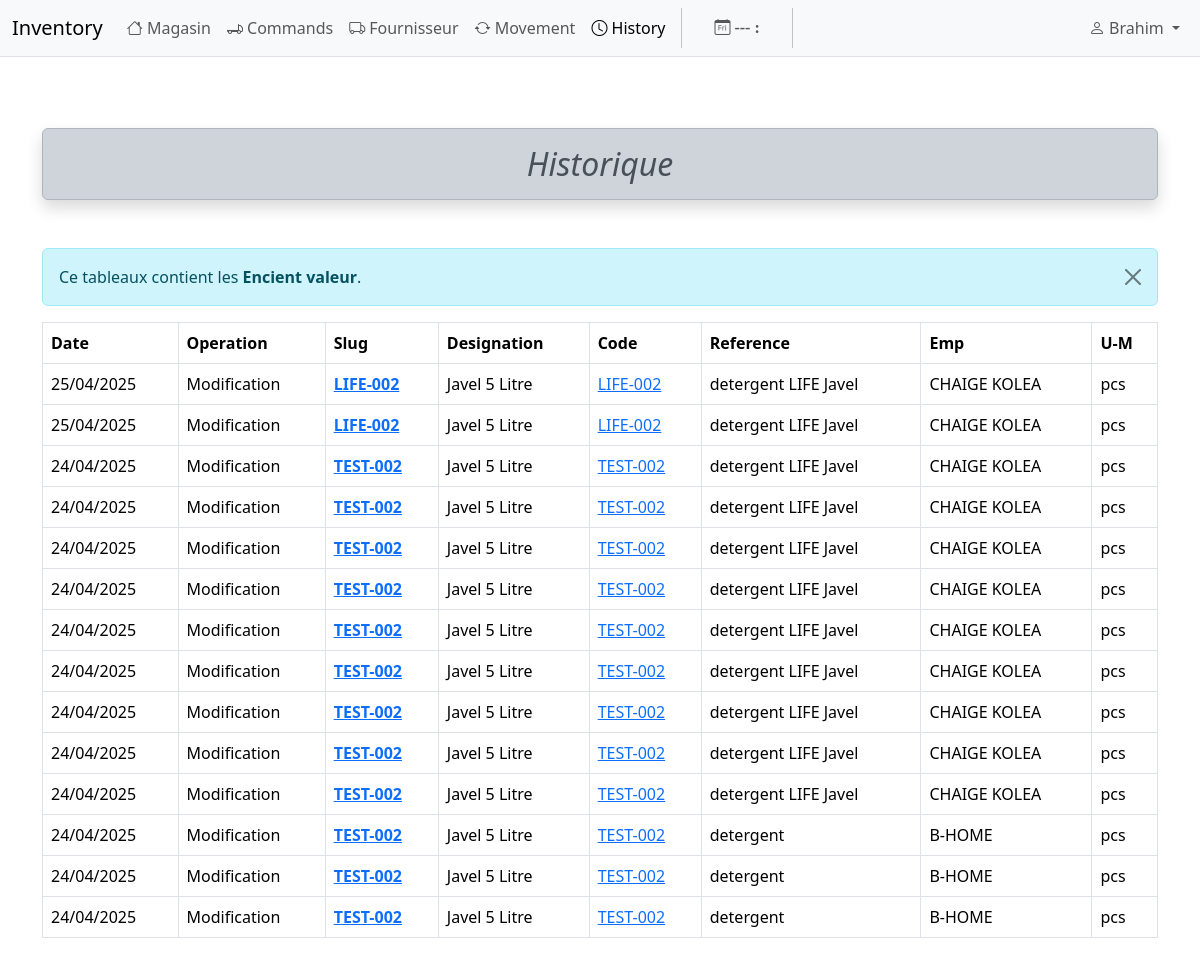
Screenshot of /magasin/history/3177/ (signed in) with the database file from the repository.
### magasin/models.py (models this page shows, shortened)
class MagasinLog(models.Model):
    log_date = models.DateTimeField()
    operation = models.CharField(max_length=30)
    art_id = models.IntegerField(db_index=True)
    slug = models.SlugField(max_length=200, db_index=True)
    designation = models.CharField(max_length=255, db_index=True, null=True, blank=True)
    code = models.CharField(max_length=100, db_index=True, null=True, blank=True)
    ref = models.CharField(max_length=255, db_index=True, null=True, blank=True)
    umesure = models.CharField(max_length=50, null=True, blank=True)
    emp = models.CharField(max_length=50, null=True, blank=True)
    class Meta:
        ordering = ('-log_date', 'slug')

### magasin/views.py (the view)
# urls.py: path('magasin/history', views.magasin_log, name='magasin_log'),                         # article history
@login_required
def magasin_log(request, art_id=None):
    hijri = functions.hijri_()
    nbar = 'history'
    if art_id:
        articles = get_list_or_404(models.MagasinLog, art_id=art_id)
    else:
        articles = models.MagasinLog.objects.all()
    context = {'articles': articles, 'hijri': hijri, 'nbar': nbar}
    return render(request, 'magasin/article/history.html', context)

### magasin/functions.py (called while the page is built)
def hijri_():
    tday = date.today()
    hijri = HijriDate(tday.year, tday.month, tday.day, gr=True)
    return hijri

### magasin/templates/magasin/article/history.html (shortened to what this page needs)
{% extends "magasin/base.html" %}
{% load static %}
{% load widget_tweaks %}
{% block content %}
<div class="container">
    <h2 class="alert alert-dark my-5 fst-italic rounded text-center shadow">
        Historique
    </h2>
    <div class="alert alert-info alert-dismissible fade show" role="alert">
        Ce tableaux contient les <strong>Encient valeur</strong>.
        <button type="button" class="btn-close" data-bs-dismiss="alert" aria-label="Close"></button>
    </div>
    <div class="table-responsive">
    <table class="table table-bordered table-hover align-middle">
        <thead class="thead-dark">
            <tr>
                <th scope="col">Date</th>
                <th scope="col">Operation</th>
                <th scope="col">Slug</th>
                <th scope="col">Designation</th>
                <th scope="col">Code</th>
                <th scope="col">Reference</th>
                <th scope="col">Emp</th>
                <th scope="col">U-M</th>
            </tr>
        </thead>
        <tbody>
            {% for article in articles %}
            <tr>
                <td>{{ article.log_date|date:"d/m/Y" }}</td>
                <td>{{ article.operation }}</td>
                <th scope="row"><a href="{% url "magasin:magasin_log_article" article.art_id %}">
                        {{ article.slug|upper }}</a>
                </th>
                <td>{{ article.designation|truncatechars:25 }}</td>
                <td><a href="{% url "magasin:article_detail" article.art_id article.slug %}">{{ article.code }}<a></td>
                <td>{{ article.ref|truncatechars:20 }}</td>
                <td>{{ article.emp }}</td>
                <td>{{ article.umesure }}</td>
            </tr>
            {% endfor %}
        </tbody>
    </table>
    </div>
</div>
{% endblock %}

### magasin/templates/magasin/base.html (shortened to what this page needs)
{% load static %}
<!DOCTYPE html>
<html data-bs-theme="light" lang="en">
    <head>
        <link rel="stylesheet" href="{% static "css/bootstrap.min.css" %}">
        <link rel="stylesheet" href="{% static "css/bootstrap-icons.min.css" %}">
        <link rel="stylesheet" href="{% static "css/main.css" %}">
    </head>
    <body>
        <nav class="navbar navbar-expand-lg mr-auto border-bottom border-body fixed-top bg-body-tertiary">
            <div class="container-fluid">
                <a class="navbar-brand" href="{% url "magasin:dashboard" %}">Inventory</a>
                <div class="collapse navbar-collapse" id="app-nav">
                    <ul class="navbar-nav me-auto">
                        {% if request.user.is_authenticated %}
                        <li class="nav-item ">
                            <a class="nav-link {% if nbar == "magasin" %}active{% endif %}"
                               href="{% url "magasin:article_list" %}">
                                <i class="bi bi-house"></i> Magasin
                            </a>
                        </li>
                        <li class="nav-item ">
                            <a class="nav-link {% if nbar == "command" %}active{% endif %}"
                               href="{% url "magasin:manage_command" %}">
                                <i class="bi bi-truck-flatbed"></i> Commands
                            </a>
                        </li>
                        <li class="nav-item">
                            <a class="nav-link {% if nbar == "fournisseur" %}active{% endif %}"
                               href="{% url "fournisseur:fourniss_list" %}">
                                <i class="bi bi-truck me-1"></i>Fournisseur
                            </a>
                        </li>
                        <li class="nav-item ">
                            <a class="nav-link {% if nbar == "movement" %}active{% endif %}"
                               href="{% url "magasin:movement" %}">
                                <i class="bi bi-arrow-repeat"></i> Movement
                            </a>
                        </li>
                        <li class="nav-item ">
                            <a class="nav-link {% if nbar == "history" %}active{% endif %}"
                               href="{% url "magasin:magasin_log" %}">
                                <i class="bi bi-clock"></i> History
                            </a>
                        </li>
                        {% endif %}
                        <li class="nav-item">
                        </li>
                        <span class="navbar-text hijri_date fw-bold px-4">
                            <i class="bi bi-calendar-day"></i>
                            ---
                            {{ hijri.day_name }}: {{ hijri.day }} {{ hijri.month_name }} {{ hijri.year }}
                        </span>
                        <li class="nav-item">
                        </li>
                    </ul>
                    {% if request.user.is_authenticated %}
                        <ul class="navbar-nav ms-auto">
                            <li class="nav-item dropdown ms-auto ">
                                <a class="nav-link dropdown-toggle" href="#" id="navbarDropdown"
                                   role="button" data-bs-toggle="dropdown" aria-expanded="false">
                                    <i class="bi bi-person"></i>&nbsp;{{ request.user.username }}
                                </a>
                            </li>
                        </ul>
                    {% endif %}
                </div>
            </div>
        </nav>
        <div class="container-fluid">
            {% block content %}{% endblock %}
        </div>
    </body>
</html>

### magasin/static/css/main.css (style rules this page uses)
body { font-family: system-ui, -apple-system, BlinkMacSystemFont, 'Segoe UI', Roboto, 'Helvetica Neue', Arial, sans-serif, 'Apple Color Emoji', 'Segoe UI Emoji', 'Segoe UI Symbol' !important; padding-top: 80px; }
.hijri_date { font-family: Amiri; }

### rows the page displays
MagasinLog: log_date "25/04/2025", operation "Modification", slug "LIFE-002", designation "Javel 5 Litre", code "LIFE-002", ref "detergent LIFE Javel", emp "CHAIGE KOLEA", umesure "pcs"
MagasinLog: log_date "25/04/2025", operation "Modification", slug "LIFE-002", designation "Javel 5 Litre", code "LIFE-002", ref "detergent LIFE Javel", emp "CHAIGE KOLEA", umesure "pcs"
MagasinLog: log_date "24/04/2025", operation "Modification", slug "TEST-002", designation "Javel 5 Litre", code "TEST-002", ref "detergent LIFE Javel", emp "CHAIGE KOLEA", umesure "pcs"
MagasinLog: log_date "24/04/2025", operation "Modification", slug "TEST-002", designation "Javel 5 Litre", code "TEST-002", ref "detergent LIFE Javel", emp "CHAIGE KOLEA", umesure "pcs"
MagasinLog: log_date "24/04/2025", operation "Modification", slug "TEST-002", designation "Javel 5 Litre", code "TEST-002", ref "detergent LIFE Javel", emp "CHAIGE KOLEA", umesure "pcs"
MagasinLog: log_date "24/04/2025", operation "Modification", slug "TEST-002", designation "Javel 5 Litre", code "TEST-002", ref "detergent LIFE Javel", emp "CHAIGE KOLEA", umesure "pcs"
MagasinLog: log_date "24/04/2025", operation "Modification", slug "TEST-002", designation "Javel 5 Litre", code "TEST-002", ref "detergent LIFE Javel", emp "CHAIGE KOLEA", umesure "pcs"
MagasinLog: log_date "24/04/2025", operation "Modification", slug "TEST-002", designation "Javel 5 Litre", code "TEST-002", ref "detergent LIFE Javel", emp "CHAIGE KOLEA", umesure "pcs"
MagasinLog: log_date "24/04/2025", operation "Modification", slug "TEST-002", designation "Javel 5 Litre", code "TEST-002", ref "detergent LIFE Javel", emp "CHAIGE KOLEA", umesure "pcs"
MagasinLog: log_date "24/04/2025", operation "Modification", slug "TEST-002", designation "Javel 5 Litre", code "TEST-002", ref "detergent LIFE Javel", emp "CHAIGE KOLEA", umesure "pcs"
MagasinLog: log_date "24/04/2025", operation "Modification", slug "TEST-002", designation "Javel 5 Litre", code "TEST-002", ref "detergent LIFE Javel", emp "CHAIGE KOLEA", umesure "pcs"
MagasinLog: log_date "24/04/2025", operation "Modification", slug "TEST-002", designation "Javel 5 Litre", code "TEST-002", ref "detergent", emp "B-HOME", umesure "pcs"
MagasinLog: log_date "24/04/2025", operation "Modification", slug "TEST-002", designation "Javel 5 Litre", code "TEST-002", ref "detergent", emp "B-HOME", umesure "pcs"
MagasinLog: log_date "24/04/2025", operation "Modification", slug "TEST-002", designation "Javel 5 Litre", code "TEST-002", ref "detergent", emp "B-HOME", umesure "pcs"

### other values shown
{{ request.user.username }} "Brahim"
